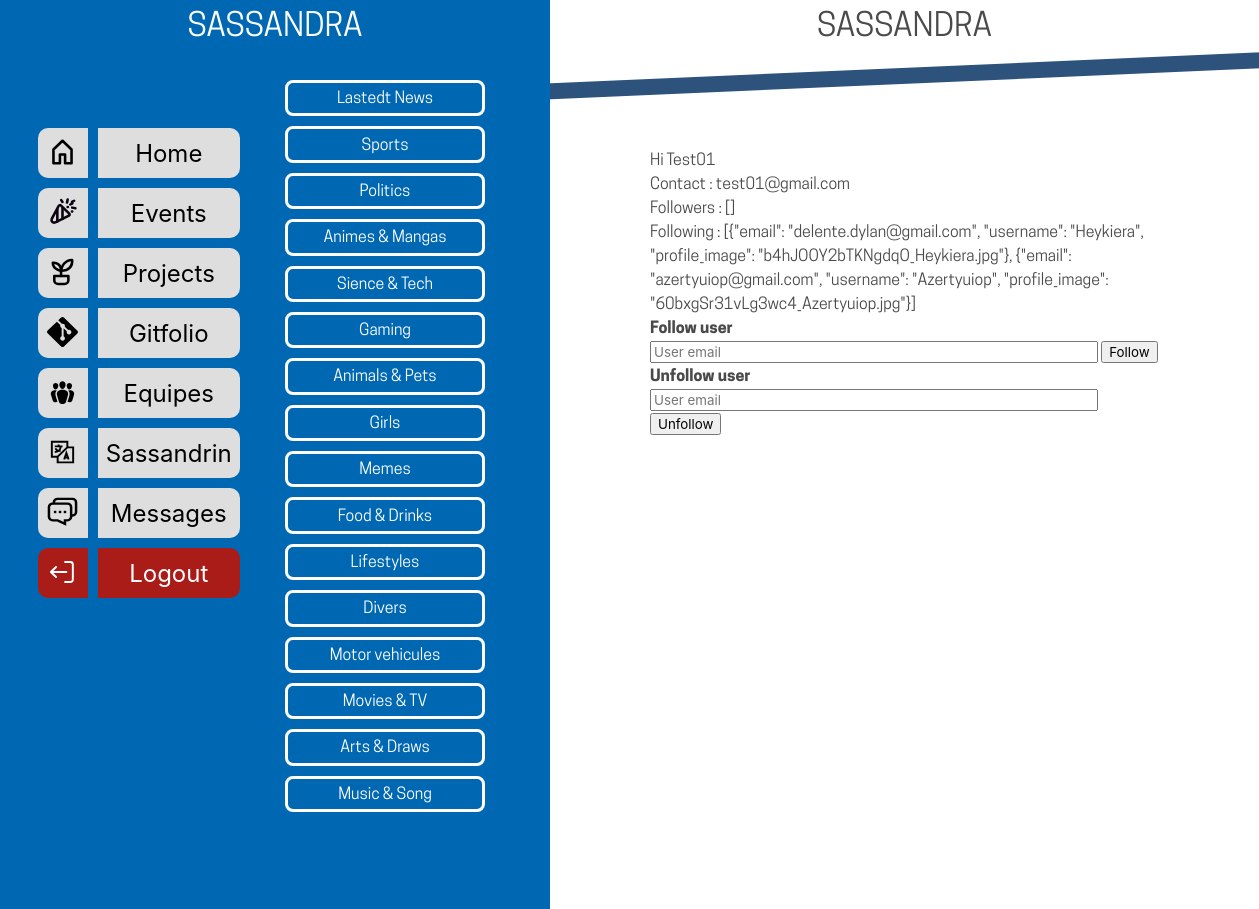
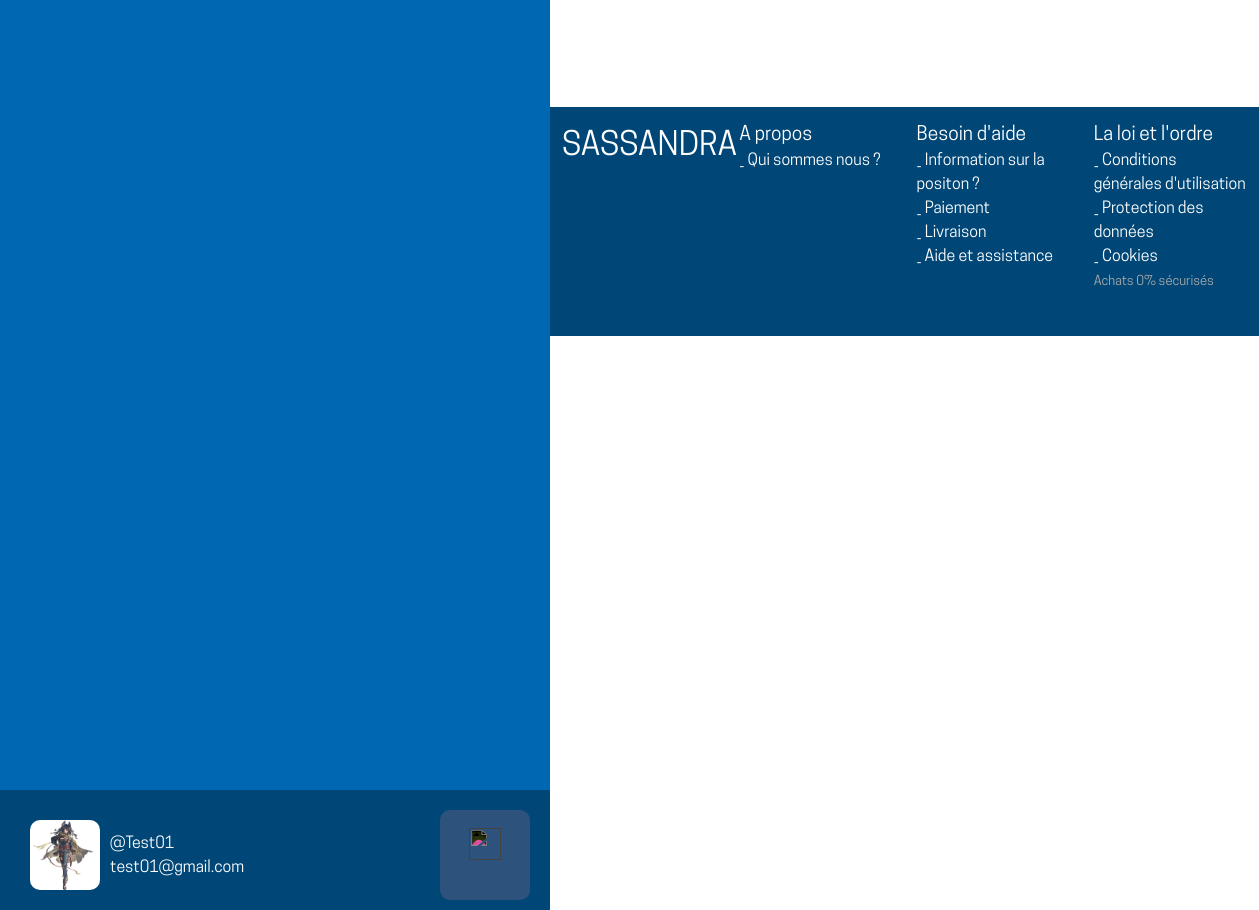
The app's page /home (signed in) with its own data (2 pictures, top to bottom).
### app.py (models this page shows, shortened)
class User(db.Model, UserMixin):
    id = db.Column(db.Integer, primary_key=True, default=lambda: random.randint(10000000, 99999999))
    username = db.Column(db.String(80), unique=True, nullable=False)
    email = db.Column(db.String(120), unique=True, nullable=False)
    password = db.Column(db.String(120), nullable=False)
    profile_image = db.Column(db.String(120), nullable=True)
    following = db.Column(db.JSON)
    followers = db.Column(db.JSON)
    descript = db.Column(db.String(240))

### app.py (the view)
@app.route('/home')
@login_required
def home():
    return render_template('home.html')

### app.py (called while the page is built)
@login_manager.user_loader
def load_user(user_id):
    return User.query.get(int(user_id))

### templates/home.html (shortened to what this page needs)
<!DOCTYPE html>
<html lang="fr">
    <head>
        <link rel="stylesheet" href="../static/css/bulma.min.css">
        <link rel="stylesheet" href="../static/css/style2.css">
    </head>
    <body>
        <aside>
            <header>
                <h1>SASSANDRA</h1>
            </header>
            <nav class="nav-list" id="nav">
                <li>
                    <button class="icon" onclick= "window.location.href='{{ url_for('home') }}';"><img src="../static/img/svg/home.svg" alt=""></button>
                    <button class="btn selector active">Home</button>
                    <ul class="hide">
                        <li><label><input type="checkbox"><span>Lastedt News</span></label></li>
                        <li><label><input type="checkbox"><span>Sports</span></label></li>
                        <li><label><input type="checkbox"><span>Politics</span></label></li>
                        <li><label><input type="checkbox"><span>Animes & Mangas</span></label></li>
                        <li><label><input type="checkbox"><span>Sience & Tech</span></label></li>
                        <li><label><input type="checkbox"><span>Gaming</span></label></li>
                        <li><label><input type="checkbox"><span>Animals & Pets</span></label></li>
                        <li><label><input type="checkbox"><span>Girls</span></label></li>
                        <li><label><input type="checkbox"><span>Memes</span></label></li>
                        <li><label><input type="checkbox"><span>Food & Drinks</span></label></li>
                        <li><label><input type="checkbox"><span>Lifestyles</span></label></li>
                        <li><label><input type="checkbox"><span>Divers</span></label></li>
                        <li><label><input type="checkbox"><span>Motor vehicules</span></label></li>
                        <li><label><input type="checkbox"><span>Movies & TV</span></label></li>
                        <li><label><input type="checkbox"><span>Arts & Draws</span></label></li>
                        <li><label><input type="checkbox"><span>Music & Song</span></label></li>
                    </ul>
                </li>
                <li>
                    <button class="icon" onclick= "window.location.href='{{ url_for( 'events' ) }}';"><img src="../static/img/svg/events.svg" alt=""></button>
                    <button class="btn selector">Events</button>
                </li>
                <li>
                    <button class="icon" onclick= "window.location.href='{{ url_for( 'projects' ) }}';"><img src="../static/img/svg/projects.svg" alt=""></button>
                    <button class="btn selector">Projects</button>
                </li>
                <li>
                    <button class="icon" onclick= "window.location.href='{{ url_for( 'gitfolio' ) }}';"><img src="../static/img/svg/git.svg" alt=""></button>
                    <button class="btn selector">Gitfolio</button>
                </li>
                <li>
                    <button class="icon" onclick= "window.location.href='{{ url_for( 'groups' ) }}';"><img src="../static/img/svg/groups.svg" alt=""></button>
                    <button class="btn selector">Equipes</button>
                </li>
                <li>
                    <button class="icon" onclick= "window.location.href='{{ url_for( 'sassandrin' ) }}';"><img src="../static/img/svg/language.svg" alt=""></button>
                    <button class="btn selector">Sassandrin</button>
                </li>
                <li>
                    <button class="icon" onclick= "window.location.href='{{ url_for( 'messages' ) }}';"><img src="../static/img/svg/messages.svg" alt=""></button>
                    <button class="btn selector">Messages</button>
                </li>
                <li>
                    <button class="icon logout" onclick= "window.location.href='{{ url_for( 'logout' ) }}';"><img src="../static/img/svg/logout.svg" alt=""></button>
                    <button class="btn selector logout" onclick= "window.location.href='{{ url_for( 'logout' ) }}';">Logout</button>
                </li>
            </nav>
            <footer>
                <div class="user-info" onclick= "window.location.href='{{ url_for( 'profile' ) }}';">
                <img src="{{ url_for('static', filename='uploads/' + current_user.profile_image) }}" alt="User Picture">
                    <div class="user-details">
                        <h3 class="username">@{{ current_user.username }}</h3>
                        <p class="user-email">{{ current_user.email }}</p>
                    </div>
                </div >
                <div class="settings" onclick= "window.location.href='{{ url_for( 'settings' ) }}';">
                    <img src="../static/img/svg/settings-gear.svg" alt="">
                </div>
            </footer>
        </aside>
        <section>
            <header>
                <h1>SASSANDRA</h1>
            </header>
            <div class="container">
                <div class="post">
                    {% if current_user.is_authenticated %}
                        <p>Hi {{ current_user.username }}</p>
                        <p>Contact : {{ current_user.email }}</p>
                        <p>Followers : {{ current_user.followers }}</p>
                        <p>Following : {{ current_user.following }}</p>
                    {% endif %}
                    <form id="follow-user" action="/follow" method="post">
                        <div class="follow">
                            <label for="follow-email"><b>Follow user</b></label>
                            <input type="text" placeholder="User email" name="follow-email" size="45" required>
                            <button type="submit">Follow</button>
                        </div>
                    </form>
                    <form id="unfollow-user" action="/unfollow" method="post">
                        <div class="follow">
                            <label for="unfollow-email"><b>Unfollow user</b></label>
                            <input type="text" placeholder="User email" name="unfollow-email" size="45" required>
                            <button type="submit">Unfollow</button>
                        </div>
                    </form>
                    <br><br><br><br><br><br><br><br><br><br>
                    <br><br><br><br><br><br><br><br><br><br>
                </div>
            </div>
            <footer>
                <div class="column">
                    <h1 style="font-size: xx-large;">SASSANDRA</h1>
                </div>
                <div class="column">
                    <h2 style="font-size: larger;">A propos</h2>
                    <p>_ Qui sommes nous ?</p>
                </div>
                <div class="column">
                    <h2 style="font-size: larger;">Besoin d'aide</h2>
                    <p>_ Information sur la positon ?</p>
                    <p>_ Paiement</p>
                    <p>_ Livraison</p>
                    <p>_ Aide et assistance</p>
                </div>
                <div class="column">
                    <h2 style="font-size: larger;">La loi et l'ordre</h2>
                    <p>_ Conditions générales d'utilisation</p>
                    <p>_ Protection des données</p>
                    <p>_ Cookies</p>
                    <span style="color: darkgray; font-size: small;">Achats 0% sécurisés</span>
                </div>
            </footer>
        </section>
    </body>
</html>

### static/css/style2.css (style rules this page uses)
:root { --gouttiere: 2.5rem; --login-input: #00693E; --sidebar-backgroud: #0068b2; --sidebar-profile: #004777; --sidebar-color: #fff; --sidebar-input: #dedede; --sidebar-title: #AA1C17; --sidebar-span: #D8D8D8; --sidebar-svg: brightness(0) saturate(100%) invert(92%) sepia(0%) saturate(7492%) hue-rotate(68deg) brightness(110%) contrast(100%); --sidebar-svg-hover:brightness(0) saturate(100%) invert(92%) sepia(0%) saturate(7492%) hue-rotate(68deg) brightness(110%) contrast(100%); --section-background: #f9f7ed; --section-color: #262626; --section-input: #ffffff; --section-title: #2D527C; --section-svg: filter: brightness(0) saturate(100%) invert(91%) sepia(12%) saturate(3777%) hue-rotate(186deg) brightness(111%) contrast(104%); --section-svg-hover: brightness(0) saturate(100%) invert(30%) sepia(25%) saturate(1116%) hue-rotate(171deg) brightness(92%) contrast(93%); }
* { font-family: 'Texte'; }
aside { background-color: var(--sidebar-backgroud); position: fixed; color: var(--sidebar-color); width: 550px; height: 100%; left: 0; padding: 0; margin: 0; overflow-x:hidden; }
aside header { background-color: var(--sidebar-backgroud); height: 5%; font-size: xx-large; text-align: center; align-items: center; justify-content: center; }
aside nav { background-color: var(--sidebar-backgroud); height: calc(100%); overflow-x: hidden; }
aside footer { background-color: var(--sidebar-profile); color: var(--sidebar-color); position: sticky; height: 120px; width: 100%; bottom: 0%; left: 0%; padding: 20px; }
aside footer > * { align-items: center; justify-content: center; display:inline-block; vertical-align:middle; }
section { width: calc(100% - 550px); position: relative; float: right; }
section header { padding: 0; font-size: xx-large; text-align: center; align-items: center; }
section header::after { content: ''; display: block; position: absolute; left: -1rem; z-index: -1; width: 110%; height: 10em; background-color: inherit; top: 0.2rem; transform: translateY(20%) skewY(-2.5deg); border-top: 1rem solid var(--section-title); }
section footer { background-color: var(--sidebar-profile); width: 100%; display: table; color: var(--sidebar-color); padding-bottom: 2rem; }
.user-info { width: calc(100% - 110px); margin-right: 10px; color: var(--sidebar-color); text-align: left; display: inline-flex; justify-content: start; }
.user-info img { height: 70px; width: 70px; margin: 10px; border-radius: 10px; object-fit: cover; }
.settings { background-color: var(--section-title); float: right; width: 90px; height: 90px; border-radius: 10px; text-align: center; justify-content: center; }
.settings img { width: 60%; height: 60%; transition: transform 0.2s ease-in; filter: saturate(100%) invert(100%) sepia(0%) hue-rotate(35deg) brightness(107%) contrast(101%); margin: 20%; }
.nav-list { padding: 5% }
.nav-list > li { list-style: none; margin: 10px; display: flex; }
.icon { display: inline-block; width: 50px; height: 50px; border: none; border-top-left-radius: 10px; border-bottom-left-radius: 10px; cursor: pointer; background-color: var(--sidebar-input); margin-right: 10px; }
.icon img { padding: 10%; }
.btn { display: inline-block; width: 30%; height: 50px; font-size: x-large; border: none; border-top-right-radius: 10px; border-bottom-right-radius: 10px; cursor: pointer; background-color: var(--sidebar-input); }
.hide { position: absolute; left: 50%; top: 70px; display: none; color: var(--section-input); width: 40%; }
.active + .hide { display: block; }
.hide span { display: block; text-align: center; padding: 0.2rem; font-size: 1rem; border: solid 0.2rem var(--section-input); border-radius: 0.5rem; cursor: pointer; margin: 10px; }
.logout { background-color: var(--sidebar-title); color: var(--sidebar-color); }
.logout img { filter: brightness(0) saturate(100%) invert(99%) sepia(87%) saturate(45%) hue-rotate(264deg) brightness(119%) contrast(100%); }
.column { float: left; width: 25%; }
.container { margin: 100px; }

### records on screen
User: profile_image (picture), username "Test01", email "test01@gmail.com", followers "[]", following "[{\"email\": \"delente.dylan@gmail.com\", \"username\": \"Heykiera\", \"profile_image\": \"b4hJOOY2bTKNgdqO_Heykiera.jpg\"}, {\"email\": \"azertyuiop@gmail.com\", \"username\": \"Azertyuiop\", \"profile_image\": \"60bxgSr31vLg3wc4_Azertyuiop.jpg\"}]"
